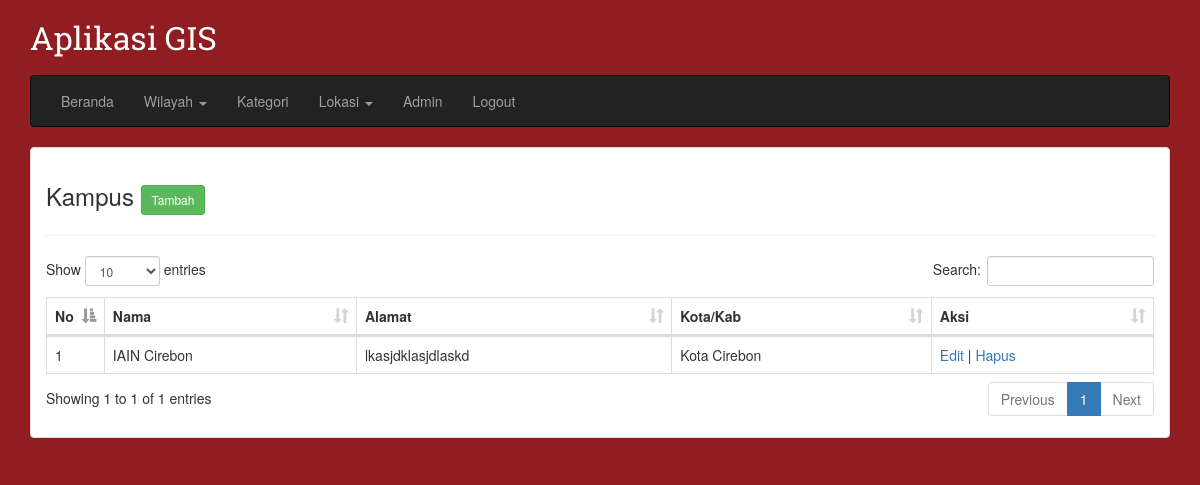
/admin/index.php?halaman=lokasi/list&kategori=2 (signed in), run on the app's committed database.
### tables this page shows
CREATE TABLE `kategori` (
  `id` int(11) NOT NULL,
  `nama` varchar(32) NOT NULL,
  `icon` varchar(50) NOT NULL
);

CREATE TABLE `lokasi` (
  `id` int(11) NOT NULL,
  `id_kategori` int(11) NOT NULL,
  `nama` varchar(32) NOT NULL,
  `alamat` text NOT NULL,
  `foto` varchar(50) NOT NULL,
  `lat` double NOT NULL,
  `lng` double NOT NULL,
  `id_kotakab` int(11) NOT NULL
);

CREATE TABLE `kotakab` (
  `id` int(11) NOT NULL,
  `nama` varchar(32) NOT NULL,
  `lat` double NOT NULL,
  `lng` double NOT NULL,
  `id_provinsi` int(11) NOT NULL
);

### admin/layout/default.php (the view, shortened to what this page needs)
<!DOCTYPE html>
<html lang="en">
<head>
    <link rel="stylesheet" href="../assets/css/bootstrap.min.css">
    <link rel="stylesheet" href="../assets/css/style.css">
    <link rel="stylesheet" href="../assets/DataTables/datatables.min.css">
</head>
<body>
    <div class="container">
        <div class="header">
            <h1>Aplikasi GIS</h1>
        </div>
        <nav class="navbar navbar-inverse">
            <div id="navbar" class="navbar-collapse collapse">
                <ul class="nav navbar-nav">
                    <li><a href="index.php">Beranda</a></li>
                    <li class="dropdown">
                        <a href="#" class="dropdown-toggle" data-toggle="dropdown" role="button" aria-haspopup="true" aria-expanded="false">
                            Wilayah <span class="caret"></span>
                        </a>
                    </li>
                    <li><a href="index.php?halaman=kategori/list">Kategori</a></li>
                    <li class="dropdown">
                        <a href="#" class="dropdown-toggle" data-toggle="dropdown" role="button" aria-haspopup="true" aria-expanded="false">
                            Lokasi <span class="caret"></span>
                        </a>
                    </li>
                    <li><a href="index.php?halaman=admin/list">Admin</a></li>
                    <li><a href="index.php?halaman=logout">Logout</a></li>
                </ul>
            </div>
        </nav>
        <div class="panel panel-default">
            <div class="panel-body">
                <?php require_once("halaman/".$file_halaman.".php"); ?>
            </div>
        </div>
    </div>
</body>
</html>

### admin/halaman/lokasi/list.php (shortened to what this page needs)
<?php
$q = mysqli_query($conn, "SELECT * FROM kategori WHERE id = '$kategori'");
$d = mysqli_fetch_array($q);
?>
<h3><?= $d["nama"] ?> <a href="index.php?halaman=lokasi/tambah&kategori=<?= $d["id"] ?>" class="btn btn-success btn-sm">Tambah</a></h3>
<hr>
<table class="table table-bordered datatable">
    <thead>
        <tr>
            <th width="5%">No</th>
            <th>Nama</th>
            <th>Alamat</th>
            <th>Kota/Kab</th>
            <th width="20%">Aksi</th>
        </tr>
    </thead>
    <tbody>
        <?php
        $no = 1;
        $q1 = mysqli_query($conn, "SELECT lokasi.id, lokasi.nama, lokasi.alamat, kotakab.nama nama_kotakab
            FROM lokasi
            JOIN kotakab ON kotakab.id = lokasi.id_kotakab
            WHERE lokasi.id_kategori = '$kategori'
            ORDER BY id DESC
        ");
        while($d1 = mysqli_fetch_array($q1)) {
            echo "
                <tr>
                    <td>$no</td>
                    <td>$d1[nama]</td>
                    <td>$d1[alamat]</td>
                    <td>$d1[nama_kotakab]</td>
                    <td>
                        <a href=\"index.php?halaman=lokasi/edit&kategori=$kategori&id=$d1[id]\">Edit</a> |
                        <a href=\"index.php?halaman=lokasi/hapus&kategori=$kategori&id=$d1[id]\">Hapus</a>
                    </td>
                </tr>
            ";
            $no++;
        }
        ?>
    </tbody>
</table>

### assets/css/style.css (style rules this page uses)
body { margin: 20px 0 0; background-color: #8F1D21; }
.header h1 { font-family: "Roboto Slab"; font-size: 32px; color: #fff; margin: 0 0 20px; }

### data on the page
kategori: nama "Kampus"
lokasi: nama "IAIN Cirebon", alamat "lkasjdklasjdlaskd", id_kotakab.nama "Kota Cirebon"
